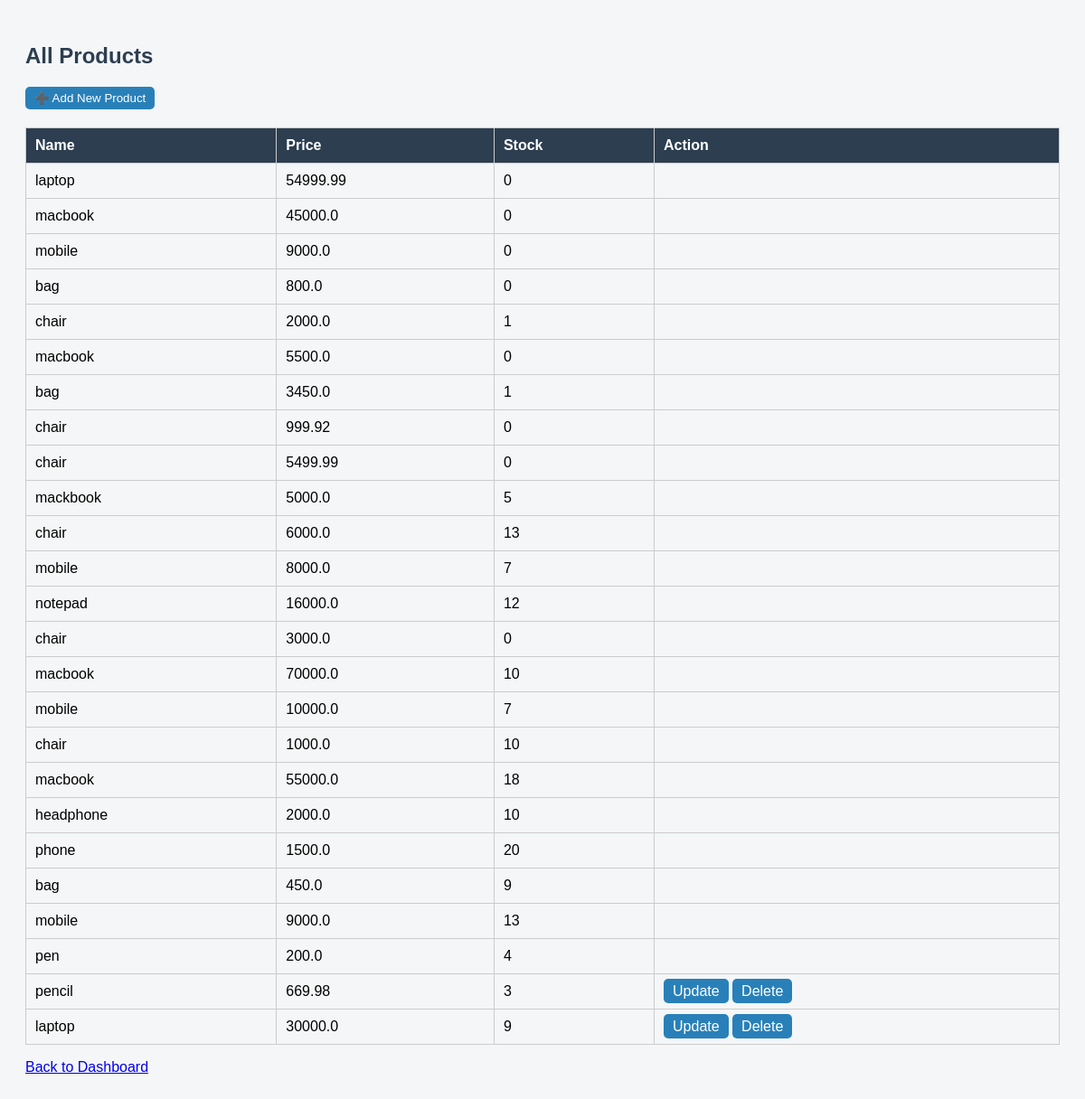
The app's page /products/ (signed in) with its own data.
### routes/products/products.py (models this page shows)
class Product(db.Model):
    __tablename__ = "Products"
    ProductID = db.Column(db.Integer, primary_key=True)
    Name = db.Column(db.String(100), nullable=False)
    Price = db.Column(db.Float, nullable=False)
    Stock = db.Column(db.Integer, nullable=False)
    SellerID = db.Column(db.Integer, db.ForeignKey("Users.UserID"), nullable=False)

### routes/products/products.py (the view)
@products_bp.route("/")
@login_required
def browse_products():
    all_products = Product.query.all()
    return render_template("products/products.html", products=all_products)

### routes/users/users.py (called while the page is built)
@login_manager.user_loader
def load_user(user_id):
    return User.query.get(int(user_id))

### templates/products/products.html (shortened to what this page needs)
<!DOCTYPE html>
<html>
<head>
</head>
<body>
    <h2>All Products</h2>
    {% if current_user.Role == "Seller" %}
        <p>
            <button onclick="toggleForm()">➕ Add New Product</button>
        </p>
    {% endif %}
    <table>
        <tr>
            <th>Name</th>
            <th>Price</th>
            <th>Stock</th>
            <th>Action</th>
        </tr>
        {% for product in products %}
        <tr>
            {% if update_id == product.ProductID %}
                <form method="POST" action="{{ url_for('products.update_product', product_id=product.ProductID) }}">
                    <td><input type="text" name="name" value="{{ product.Name }}" required></td>
                    <td><input type="number" step="0.01" name="price" value="{{ product.Price }}" required></td>
                    <td><input type="number" name="stock" value="{{ product.Stock }}" required></td>
                    <td>
                        <button type="submit">Update</button>
                        <a class="button" href="{{ url_for('products.my_products') }}">Cancel</a>
                    </td>
                </form>
            {% else %}
                <td>{{ product.Name }}</td>
                <td>{{ product.Price }}</td>
                <td>{{ product.Stock }}</td>
                <td>
                    {% if current_user.Role == "Customer" %}
                        {% if product.Stock > 0 %}
                            <a class="button" href="{{ url_for('orders.buy_product', product_id=product.ProductID) }}">Buy</a>
                        {% else %}
                            Out of Stock
                        {% endif %}
                    {% elif current_user.Role == "Seller" and product.SellerID == current_user.UserID %}
                        <a class="button" href="{{ url_for('products.my_products', edit_id=product.ProductID) }}">Update</a>
                        <a class="button" href="{{ url_for('products.delete_product', product_id=product.ProductID) }}">Delete</a>
                    {% endif %}
                </td>
            {% endif %}
        </tr>
        {% endfor %}
    </table>
    <p><a href="{{ url_for('users.dashboard') }}">Back to Dashboard</a></p>
</body>
</html>

### templates/products/products.html (style rules this page uses)
body { font-family: Arial; background:#f4f6f7; padding:20px; }
h2 { color:#2c3e50; }
table { width:100%; border-collapse:collapse; margin-top:20px; }
th, td { border:1px solid #ccc; padding:10px; text-align:left; }
th { background:#2c3e50; color:white; }
a.button, button { padding:5px 10px; background:#2980b9; color:white; text-decoration:none; border:none; border-radius:5px; cursor:pointer; }

### records on screen
Product: Name "laptop", Price "54999.99", Stock "0"
Product: Name "macbook", Price "45000.0", Stock "0"
Product: Name "mobile", Price "9000.0", Stock "0"
Product: Name "bag", Price "800.0", Stock "0"
Product: Name "chair", Price "2000.0", Stock "1"
Product: Name "macbook", Price "5500.0", Stock "0"
Product: Name "bag", Price "3450.0", Stock "1"
Product: Name "chair", Price "999.92", Stock "0"
Product: Name "chair", Price "5499.99", Stock "0"
Product: Name "mackbook", Price "5000.0", Stock "5"
Product: Name "chair", Price "6000.0", Stock "13"
Product: Name "mobile", Price "8000.0", Stock "7"
Product: Name "notepad", Price "16000.0", Stock "12"
Product: Name "chair", Price "3000.0", Stock "0"
Product: Name "macbook", Price "70000.0", Stock "10"
Product: Name "mobile", Price "10000.0", Stock "7"
Product: Name "chair", Price "1000.0", Stock "10"
Product: Name "macbook", Price "55000.0", Stock "18"
Product: Name "headphone", Price "2000.0", Stock "10"
Product: Name "phone", Price "1500.0", Stock "20"
Product: Name "bag", Price "450.0", Stock "9"
Product: Name "mobile", Price "9000.0", Stock "13"
Product: Name "pen", Price "200.0", Stock "4"
Product: Name "pencil", Price "669.98", Stock "3"
Product: Name "laptop", Price "30000.0", Stock "9"
